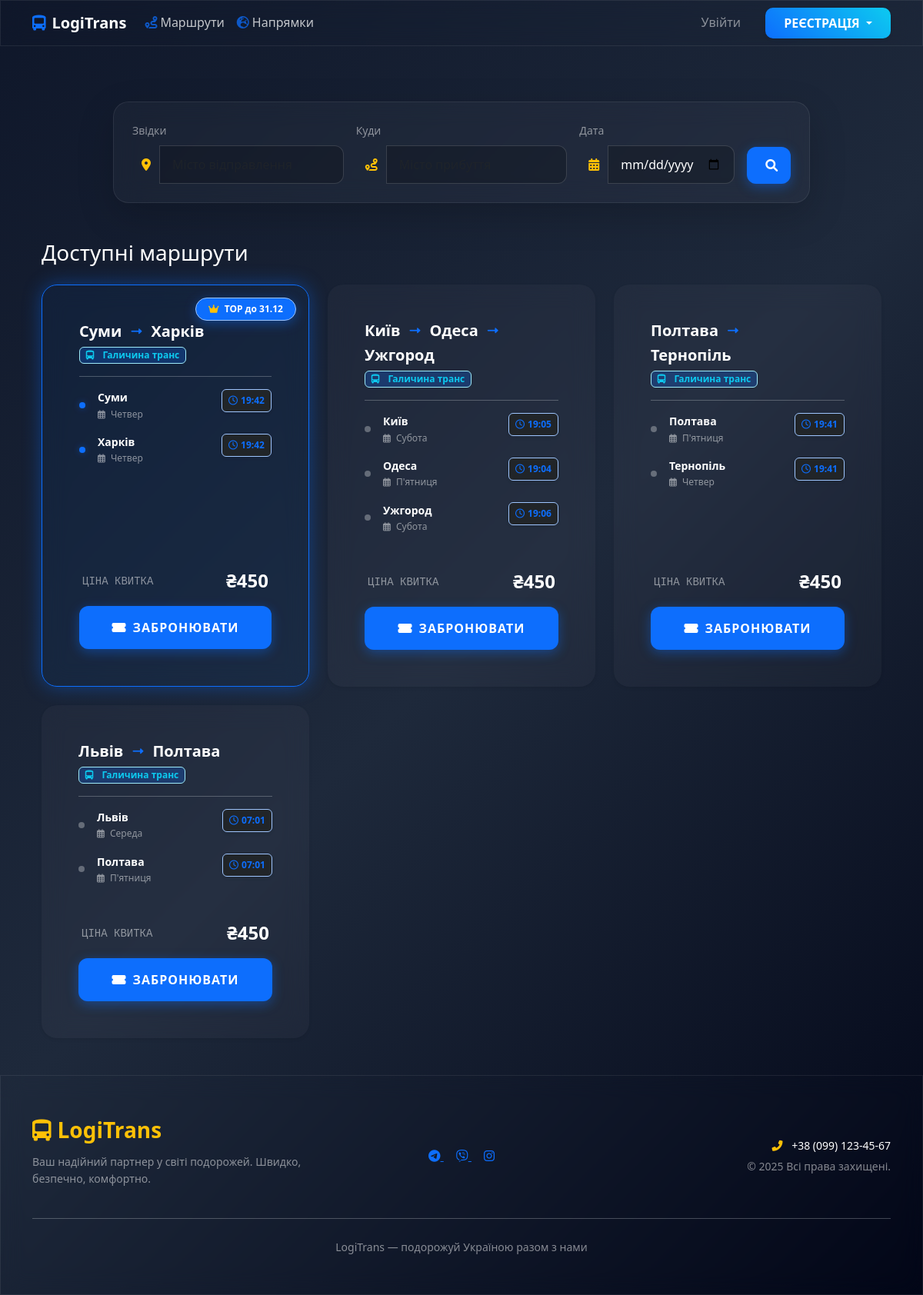
Before: /booking/ with the older database file.
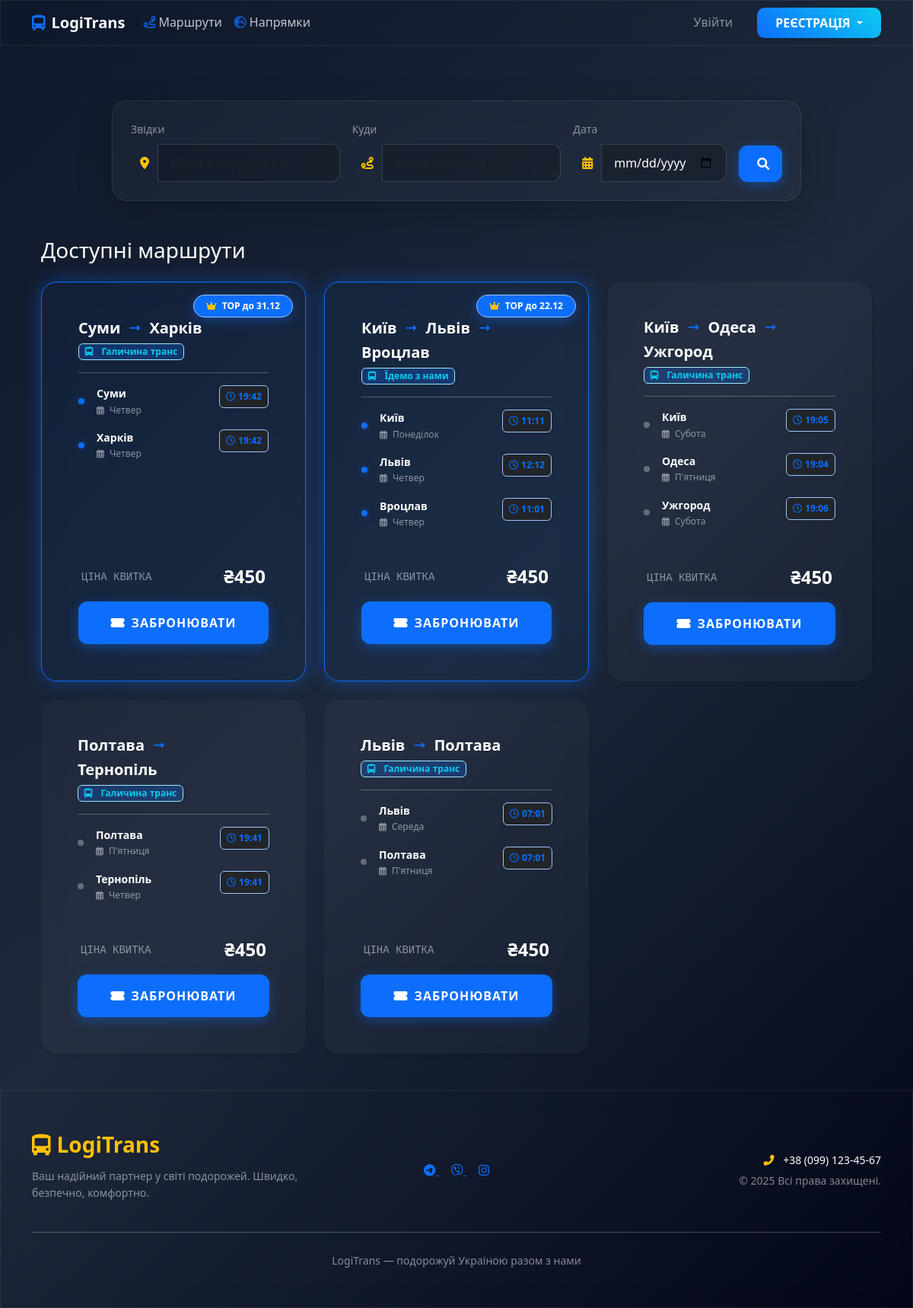
After: the same page with the newer database file.
### trips/models.py (models this page shows, shortened)
class Route(models.Model):
    carrier = models.ForeignKey(
        settings.AUTH_USER_MODEL,
        on_delete=models.CASCADE,
        related_name='routes',
        verbose_name="Перевізник"
    )
    title = models.CharField(max_length=255, verbose_name="Назва маршруту")
    is_active = models.BooleanField(default=True, verbose_name="Активний")
    top_until = models.DateTimeField(
        null=True,
        blank=True,
        verbose_name="ТОП діє до"
    )
    class Meta:
        verbose_name = "Маршрут"
        verbose_name_plural = "Маршрути"
        ordering = ['-top_until', '-id']
    @property
    def is_boosted(self):
        if self.top_until:
            return self.top_until > timezone.now()
        return False

class RouteStop(models.Model):
    DAYS_OF_WEEK = [
        (1, 'Понеділок'),
        (2, 'Вівторок'),
        (3, 'Середа'),
        (4, 'Четвер'),
        (5, "П'ятниця"),
        (6, 'Субота'),
        (7, 'Неділя'),
    ]
    route = models.ForeignKey(Route, on_delete=models.CASCADE, related_name='stops')
    city = models.ForeignKey(City, on_delete=models.CASCADE, verbose_name="Місто")
    order = models.PositiveIntegerField(verbose_name="Порядок")
    day_of_week = models.IntegerField(choices=DAYS_OF_WEEK, verbose_name="День тижня")
    departure_time = models.TimeField(verbose_name="Час відправлення")
    class Meta:
        verbose_name = "Зупинка з розкладом"
        verbose_name_plural = "Зупинки з розкладом"
        ordering = ['day_of_week', 'departure_time']

### city/models.py (models this page shows, shortened)
class City(models.Model):
    name = models.CharField(max_length=100, verbose_name="Місто")
    country = models.ForeignKey(Country, on_delete=models.CASCADE, related_name='cities', verbose_name="Країна")
    description = models.TextField(blank=True, verbose_name="Короткий опис міста")
    latitude = models.FloatField(null=True, blank=True, verbose_name="Широта")  # широта
    longitude = models.FloatField(null=True, blank=True, verbose_name="Довгота")  # довгота
    image = models.ImageField(upload_to='cities/', blank=True, null=True, verbose_name="Зображення міста")
    class Meta:
        verbose_name = "Місто"
        verbose_name_plural = "Міста"
        unique_together = ('name', 'country')

### accounts/models.py (models this page shows, shortened)
class CarrierProfile(models.Model):
    user = models.OneToOneField(User, on_delete=models.CASCADE, related_name='carrier_profile')
    company_name = models.CharField(max_length=255, verbose_name="Назва компанії")
    contact_person = models.CharField(max_length=255, verbose_name="Контактна особа")
    phone = models.CharField(max_length=20, verbose_name="Телефон")
    telegram_bot = models.CharField(max_length=255, blank=True, null=True, verbose_name="Telegram Bot")
    balance = models.DecimalField(
        max_digits=10,
        decimal_places=2,
        default=0.00,
        verbose_name="Баланс (грн)"
    )

### booking/views.py (the view, shortened to what this page needs)
# urls.py: path('', BookingRouteListView.as_view(), name='booking_route_list'),
class BookingRouteListView(ListView):
    model = Route
    template_name = 'booking/route_list.html'
    context_object_name = 'routes'
    def get_context_data(self, **kwargs):
        context = super().get_context_data(**kwargs)
        context['available_cities'] = City.objects.values_list('name', flat=True).order_by('name')
        return context
    def get_queryset(self):
        now = timezone.now()
        queryset = Route.objects.filter(is_active=True).select_related('carrier').prefetch_related('stops__city')
        start_city = self.request.GET.get('start_city')
        end_city = self.request.GET.get('end_city')
        date_str = self.request.GET.get('date')
        target_day = None
        if date_str:
            try:
                search_date = datetime.strptime(date_str, '%Y-%m-%d')
                target_day = search_date.weekday() + 1
            except ValueError:
                pass
        queryset = queryset.annotate(
            is_active_top=Case(
                When(Q(top_until__isnull=False) & Q(top_until__gt=now), then=Value(1)),
                default=Value(0),
                output_field=IntegerField(),
            )
        ).distinct().order_by(
            '-is_active_top', # Спочатку активні ТОПи (1), потім інші (0)
            '-top_until',     # Серед ТОПів — ті, що закінчаться пізніше
            '-id'             # Потім за ID (новіші)
        )
        return queryset

### templates/booking/route_list.html
{% extends 'base.html' %}
{% block content %}
<div class="container mt-4">
    <div class="row justify-content-center mb-5">
        <div class="col-lg-10">
            {% include 'includes/_search_form.html' %}
        </div>
    </div>
    <h3 class="text-white mb-4">Доступні маршрути</h3>
    <div class="row g-4">
        {% for route in routes %}
            <div class="col-md-6 col-lg-4">
                {% include 'booking/_route_card.html' %}
            </div>
        {% empty %}
            <div class="col-12 text-center py-5 glass-card">
                <p class="text-white-50">На жаль, за вашим запитом нічого не знайдено.</p>
                <a href="{% url 'booking_route_list' %}" class="btn btn-sm glass-btn-warning">Скинути фільтри</a>
            </div>
        {% endfor %}
    </div>
</div>
{% endblock %}

### templates/base.html (shortened to what this page needs)
{% load static %}
<!DOCTYPE html>
<html lang="uk">
<head>
    <link href="https://cdn.jsdelivr.net/npm/bootstrap@5.3.0/dist/css/bootstrap.min.css" rel="stylesheet">
    <link rel="stylesheet" href="https://cdnjs.cloudflare.com/ajax/libs/font-awesome/6.0.0/css/all.min.css">
    <link rel="stylesheet" href="{% static 'css/glass-style.css' %}">
</head>
<body class="d-flex flex-column min-vh-100">
    {% include 'includes/_navbar.html' %}
    <main class="flex-shrink-0 py-5">
        <div class="container">
            {% block content %}{% endblock %}
        </div>
    </main>
    {% include 'includes/_footer.html' %}
</body>
</html>

### templates/includes/_navbar.html (shortened to what this page needs)
<nav class="navbar navbar-expand-lg navbar-dark glass-nav sticky-top">
    <div class="container">
        <a class="navbar-brand fw-bold shadow-text" href="/">
            <i class="fas fa-bus-alt me-2 text-primary"></i>LogiTrans
        </a>
        <div class="collapse navbar-collapse" id="navbarNav">
            <ul class="navbar-nav me-auto mb-2 mb-lg-0">
                <li class="nav-item">
                    <a class="nav-link text-white opacity-75" href="{% url 'booking_route_list' %}">
                        <i class="fas fa-route me-1 text-primary"></i>Маршрути
                    </a>
                </li>
                <li class="nav-item">
                    <a class="nav-link text-white opacity-75" href="{% url 'city_list' %}">
                        <i class="fas fa-globe-europe me-1 text-primary"></i>Напрямки
                    </a>
                </li>
            </ul>
            <ul class="navbar-nav ms-auto align-items-center">
                {% if user.is_authenticated %}
                    <li class="nav-item">
                        <a class="nav-link text-light fw-medium" href="{% url 'profile' %}">
                            <i class="fas fa-user-circle me-1 text-primary"></i>{{ user.username }}
                        </a>
                    </li>
                    <li class="nav-item">
                        <form action="{% url 'logout' %}" method="post" class="ms-lg-3">
                            {% csrf_token %}
                            <button type="submit" class="btn btn-outline-light btn-sm px-3" style="border-radius: 8px; opacity: 0.8;">Вийти</button>
                        </form>
                    </li>
                {% else %}
                    <li class="nav-item">
                        <a class="nav-link text-white-50 px-3" href="{% url 'login' %}">Увійти</a>
                    </li>
                    <li class="nav-item dropdown">
                        <a class="nav-link dropdown-toggle btn btn-primary ms-lg-3 px-4 shadow-sm text-white fw-bold"
                           href="#" id="navbarDropdown" role="button" data-bs-toggle="dropdown" aria-expanded="false"
                           style="border-radius: 10px; background: linear-gradient(45deg, #0d6efd, #0dcaf0); border: none;">
                            РЕЄСТРАЦІЯ
                        </a>
                    </li>
                {% endif %}
            </ul>
        </div>
    </div>
</nav>

### templates/includes/_search_form.html (shortened to what this page needs)
<div class="glass-card mt-n5 shadow-lg">
    <form action="{% url 'booking_route_list' %}" method="GET" class="row g-3">
        <div class="col-md-4">
            <label class="form-label small text-white-50">Звідки</label>
            <div class="input-group">
                <span class="input-group-text bg-transparent border-0 text-warning"><i class="fas fa-map-marker-alt"></i></span>
                <input type="text" name="start_city" class="form-control" placeholder="Місто відправлення" list="cities-list" value="{{ request.GET.start_city }}">
            </div>
        </div>
        <div class="col-md-4">
            <label class="form-label small text-white-50">Куди</label>
            <div class="input-group">
                <span class="input-group-text bg-transparent border-0 text-warning"><i class="fas fa-route"></i></span>
                <input type="text" name="end_city" class="form-control" placeholder="Місто прибуття" list="cities-list" value="{{ request.GET.end_city }}">
            </div>
        </div>
        <div class="col-md-3">
            <label class="form-label small text-white-50">Дата</label>
            <div class="input-group">
                <span class="input-group-text bg-transparent border-0 text-warning"><i class="fas fa-calendar-alt"></i></span>
                <input type="date" name="date" class="form-control" value="{{ request.GET.date }}">
            </div>
        </div>
        <div class="col-md-1 d-flex align-items-end">
            <button type="submit" class="btn glass-btn-registration w-100">
                <i class="fas fa-search"></i>
            </button>
        </div>
    </form>
</div>

### templates/booking/_route_card.html (shortened to what this page needs)
<div class="glass-card h-100 shadow-sm animate-fade-in border-0 position-relative d-flex flex-column {% if route.is_boosted %}top-boosted-card{% endif %}">
    {% if route.is_boosted %}
    <div class="position-absolute top-0 end-0 m-3" style="z-index: 10;">
        <span class="badge rounded-pill bg-primary shadow-glow px-3 py-2 border border-primary-subtle">
            <i class="fas fa-crown text-warning me-1"></i> TOP до {{ route.top_until|date:"d.m" }}
        </span>
    </div>
    {% endif %}
    <div class="p-4 flex-grow-1">
        <div class="mb-3">
            <div class="d-flex align-items-center flex-wrap gap-2 pe-5">
                {% for stop in route.stops.all|dictsort:"order" %}
                    <span class="text-white fw-bold h5 mb-0">{{ stop.city.name }}</span>
                    {% if not forloop.last %}
                        <i class="fas fa-long-arrow-alt-right text-primary mx-1 small"></i>
                    {% endif %}
                {% endfor %}
            </div>
            <div class="mt-2 d-flex align-items-center">
                <div class="badge bg-primary bg-opacity-25 text-info border border-info-subtle small fw-normal">
                    <i class="fas fa-bus-alt me-1"></i>
                    <span class="ms-1 fw-bold">
                        {% if route.carrier.carrier_profile.company_name %}
                            {{ route.carrier.carrier_profile.company_name }}
                        {% elif route.carrier.company_name %}
                            {{ route.carrier.company_name }}
                        {% else %}
                            {{ route.carrier.get_full_name|default:route.carrier.username }}
                        {% endif %}
                    </span>
                </div>
            </div>
        </div>
        <hr class="border-light opacity-10 my-3">
        <div class="route-details mb-4">
            {% for stop in route.stops.all|dictsort:"order" %}
                <div class="stop-item d-flex justify-content-between align-items-start mb-3">
                    <div class="d-flex align-items-center">
                        <div class="stop-dot {% if route.is_boosted %}bg-primary{% endif %}"></div>
                        <div class="ms-3">
                            <div class="text-white small fw-bold">{{ stop.city.name }}</div>
                            <div class="text-white-50" style="font-size: 0.75rem;">
                                <i class="far fa-calendar-alt me-1" style="font-size: 0.7rem;"></i>
                                {{ stop.get_day_of_week_display }}
                            </div>
                        </div>
                    </div>
                    <div class="text-end">
                        <div class="badge bg-dark text-primary border border-primary-subtle py-2 px-2 shadow-sm">
                            <i class="far fa-clock me-1"></i>{{ stop.departure_time|time:"H:i" }}
                        </div>
                    </div>
                </div>
            {% endfor %}
        </div>
    </div>
    <div class="p-4 pt-0">
        <div class="d-flex justify-content-between align-items-center mb-3 px-1">
            <span class="text-white-50 small font-monospace">ЦІНА КВИТКА</span>
            <div class="text-end">
                <span class="h4 text-white fw-bold mb-0">₴{{ route.price|default:"450" }}</span>
            </div>
        </div>
        {% if not user.is_carrier %}
            <a href="{% url 'make_booking' route.id %}?"
               class="btn glass-btn-registration w-100 py-3 fw-bold text-uppercase">
                <i class="fas fa-ticket-alt me-2"></i>Забронювати
            </a>
        {% else %}
            <button class="btn btn-outline-secondary w-100 py-3 disabled opacity-50" style="border-radius: 12px;">
                Вхід для пасажирів
            </button>
        {% endif %}
    </div>
</div>

### templates/includes/_footer.html
<footer class="glass-footer py-5 mt-auto">
    <div class="container">
        <div class="row align-items-center">
            <div class="col-md-4 text-center text-md-start mb-4 mb-md-0">
                <a class="navbar-brand fw-bold text-warning fs-3" href="/">
                    <i class="fas fa-bus-alt me-2"></i>LogiTrans
                </a>
                <p class="text-white-50 small mt-2">
                    Ваш надійний партнер у світі подорожей. Швидко, безпечно, комфортно.
                </p>
            </div>
            <div class="col-md-4 text-center mb-4 mb-md-0">
                <div class="social-links">
                    <a href="#" class="glass-icon me-3" title="Telegram">
                        <i class="fab fa-telegram-plane"></i>
                    </a>
                    <a href="#" class="glass-icon me-3" title="Viber">
                        <i class="fab fa-viber"></i>
                    </a>
                    <a href="#" class="glass-icon" title="Instagram">
                        <i class="fab fa-instagram"></i>
                    </a>
                </div>
            </div>
            <div class="col-md-4 text-center text-md-end">
                <p class="text-white mb-1 small">
                    <i class="fas fa-phone-alt me-2 text-warning"></i> +38 (099) 123-45-67
                </p>
                <p class="text-white-50 mb-0 small">
                    &copy; 2025 Всі права захищені.
                </p>
            </div>
        </div>
        <hr class="my-4 border-light opacity-10">
        <div class="text-center">
            <small class="text-white-50">LogiTrans — подорожуй Україною разом з нами</small>
        </div>
    </div>
</footer>

Changed rows visible on the page:
added Route: top_until "22.12", carrier.carrier_profile.company_name "Їдемо з нами", price "450"
added RouteStop: city.name "Київ", day_of_week "Понеділок", departure_time "11:11"
added RouteStop: city.name "Львів", day_of_week "Четвер", departure_time "12:12"
added RouteStop: city.name "Вроцлав", day_of_week "Четвер", departure_time "11:01"
